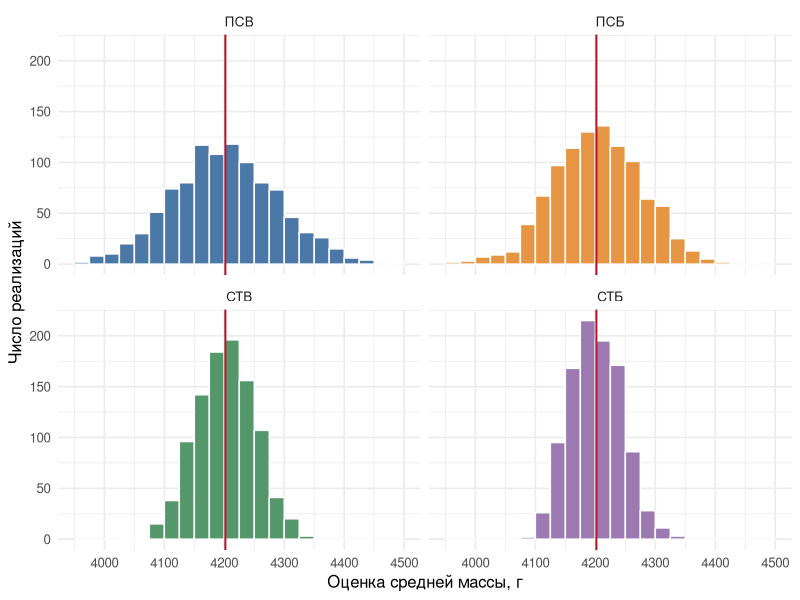
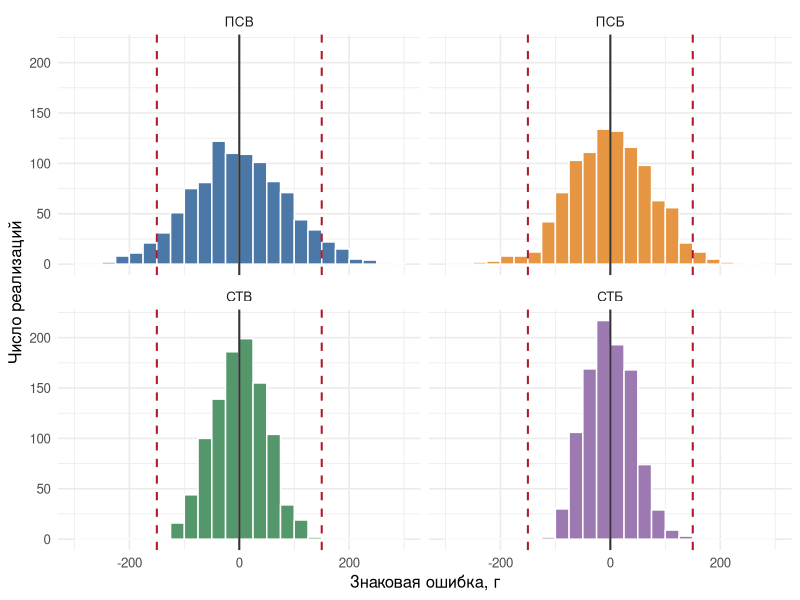

These figures' R source, in order:
## ---- chunk 1
knitr::opts_chunk$set(echo = TRUE, message = FALSE, warning = TRUE,
                      fig.width = 9, fig.height = 6.5, dpi = 150,
                      dev = "png", dev.args = list(type = "cairo"))
options(scipen = 20)
## ---- chunk 2
# Если пакеты не установлены, выполнить один раз:
# install.packages(c("palmerpenguins", "ggplot2", "knitr", "rmarkdown"))
library(palmerpenguins)
library(ggplot2)

population <- as.data.frame(
  penguins[!is.na(penguins$body_mass_g), c("species", "body_mass_g")]
)
rownames(population) <- NULL

mass <- population$body_mass_g
N <- nrow(population)
counts <- table(population$species)
species_names <- names(counts)
weights <- as.numeric(counts) / N

reference_mean <- mean(mass)
population_variance <- mean((mass - reference_mean)^2)

knitr::kable(data.frame(
  Показатель = c("Объем совокупности", "Средняя масса, г",
                "Дисперсия с делителем N, г²"),
  Значение = c(N, reference_mean, population_variance)
), digits = 3, row.names = FALSE)

species_mean <- numeric(length(species_names))
for (h in seq_along(species_names)) {
  species_mean[h] <- mean(mass[population$species == species_names[h]])
}
knitr::kable(data.frame(
  Вид = species_names,
  Численность = as.integer(counts),
  Доля = weights,
  `Средняя масса, г` = species_mean,
  check.names = FALSE
), digits = 3, row.names = FALSE)

stopifnot(N == 342L, sum(counts) == N)
## ---- chunk 3
pilot_idx <- c(
    1, 15, 23, 26, 34,
   35, 43, 51, 61, 89,
  109, 119, 191, 193, 196,
  206, 211, 245, 262, 271,
  284, 286, 292, 314, 331
)
pilot_sample <- population[pilot_idx, , drop = FALSE]

probability <- 0.95
limit <- 150
pilot_n <- nrow(pilot_sample)
pilot_mean <- mean(pilot_sample$body_mass_g)
pilot_variance <- var(pilot_sample$body_mass_g)
t_value <- qt((1 + probability) / 2, df = pilot_n - 1)

n_exact <- N * t_value^2 * pilot_variance /
  (N * limit^2 + t_value^2 * pilot_variance)
n <- as.integer(ceiling(n_exact))

knitr::kable(data.frame(
  Показатель = c("Объем разведочной выборки", "Разведочное среднее, г",
                "Исправленная дисперсия, г²", "Квантиль Стьюдента (df = 24)",
                "Объем до округления", "Объем n"),
  Значение = c(pilot_n, pilot_mean, pilot_variance, t_value, n_exact, n)
), digits = 4, row.names = FALSE)
## ---- chunk 4
quota <- n * weights
stratum_n <- as.integer(floor(quota))
remainder <- n - sum(stratum_n)
if (remainder > 0L) {
  priority <- order(-(quota - stratum_n), seq_along(stratum_n))
  for (h in priority[seq_len(remainder)]) {
    stratum_n[h] <- stratum_n[h] + 1L
  }
}

stopifnot(sum(stratum_n) == n, all(stratum_n > 0L),
          all(stratum_n <= as.integer(counts)))

knitr::kable(data.frame(
  Вид = species_names,
  N_h = as.integer(counts),
  W_h = weights,
  `Расчетная квота` = quota,
  n_h = stratum_n,
  check.names = FALSE
), digits = 4, row.names = FALSE)
## ---- chunk 5
B <- 1000L
RNGkind(kind = "Mersenne-Twister", normal.kind = "Inversion",
        sample.kind = "Rejection")
seed <- 20261023L
set.seed(seed)
initial_state <- .Random.seed

# Одна функция выполняет B реализаций выбранной схемы отбора.
simulate_means <- function(with_replacement, stratified = FALSE) {
  answer <- numeric(B)
  for (b in seq_len(B)) {
    if (stratified) {
      averages <- numeric(length(species_names))
      for (h in seq_along(species_names)) {
        rows_h <- which(population$species == species_names[h])
        selected <- rows_h[sample.int(length(rows_h), stratum_n[h],
                                      replace = with_replacement)]
        averages[h] <- mean(mass[selected])
      }
      answer[b] <- sum(weights * averages)
    } else {
      selected <- sample.int(N, n, replace = with_replacement)
      answer[b] <- mean(mass[selected])
    }
  }
  answer
}

estimates <- list(
  "ПСВ" = simulate_means(with_replacement = TRUE),
  "ПСБ" = simulate_means(with_replacement = FALSE),
  "СТВ" = simulate_means(with_replacement = TRUE, stratified = TRUE),
  "СТБ" = simulate_means(with_replacement = FALSE, stratified = TRUE)
)

stopifnot(all(lengths(estimates) == B),
          all(is.finite(unlist(estimates))))
## ---- chunk 6
errors <- lapply(estimates, function(x) x - reference_mean)
metrics <- matrix(NA_real_, nrow = 5, ncol = 4,
                  dimnames = list(c("Среднее", "Смещение", "SE", "RMSE", "Доля"),
                                  names(estimates)))

for (method in names(estimates)) {
  x <- estimates[[method]]
  e <- errors[[method]]
  metrics[, method] <- c(mean(x), mean(e), sd(x),
                         sqrt(mean(e^2)), mean(abs(e) <= limit))
}
## ---- chunk 7
plot_data <- data.frame(
  Метод = factor(rep(names(estimates), each = B), levels = names(estimates)),
  Средняя = unlist(estimates, use.names = FALSE),
  Ошибка = unlist(errors, use.names = FALSE)
)
step <- 25
mass_breaks <- seq(floor(min(plot_data$Средняя) / step) * step,
                    ceiling(max(plot_data$Средняя) / step) * step, by = step)
error_edge <- ceiling(max(abs(plot_data$Ошибка), limit) / step) * step
error_breaks <- seq(-error_edge, error_edge, by = step)
colors <- c("ПСВ" = "#4c78a8", "ПСБ" = "#e69542",
            "СТВ" = "#54976a", "СТБ" = "#9d79b2")
## ---- chunk 8
ggplot(plot_data, aes(x = Средняя, fill = Метод)) +
  geom_histogram(breaks = mass_breaks, color = "white") +
  geom_vline(xintercept = reference_mean, color = "#b2182b", linewidth = 0.7) +
  facet_wrap(~ Метод, ncol = 2) +
  scale_fill_manual(values = colors) +
  coord_cartesian(xlim = range(mass_breaks)) +
  labs(x = "Оценка средней массы, г", y = "Число реализаций") +
  theme_minimal(base_size = 12) +
  theme(legend.position = "none")
## ---- chunk 9
ggplot(plot_data, aes(x = Ошибка, fill = Метод)) +
  geom_histogram(breaks = error_breaks, color = "white") +
  geom_vline(xintercept = 0, color = "#333333", linewidth = 0.7) +
  geom_vline(xintercept = c(-limit, limit), color = "#b2182b",
             linetype = "dashed", linewidth = 0.7) +
  facet_wrap(~ Метод, ncol = 2) +
  scale_fill_manual(values = colors) +
  coord_cartesian(xlim = range(error_breaks)) +
  labs(x = "Знаковая ошибка, г", y = "Число реализаций") +
  theme_minimal(base_size = 12) +
  theme(legend.position = "none")
## ---- chunk 10
comparison <- data.frame(
  Показатель = c("Среднее из 1000 оценок, г", "Эмпирическое смещение, г",
                "Эмпирическая стандартная ошибка, г", "RMSE, г",
                "Доля оценок с абсолютной ошибкой не более 150 г"),
  metrics, check.names = FALSE
)
knitr::kable(comparison, digits = 3, row.names = FALSE)

minimum_se <- names(which.min(metrics["SE", ]))
maximum_share <- names(which(metrics["Доля", ] == max(metrics["Доля", ])))
